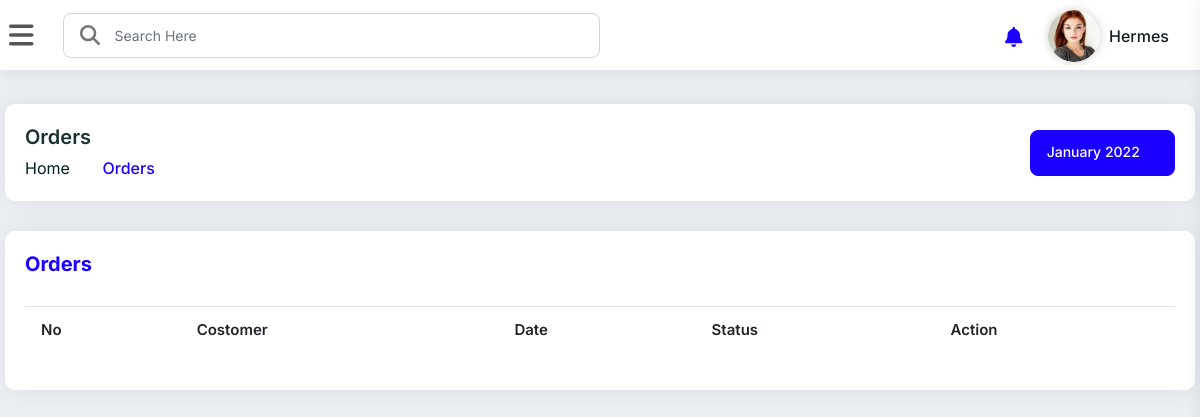
The app's page /orders (signed in), older data.
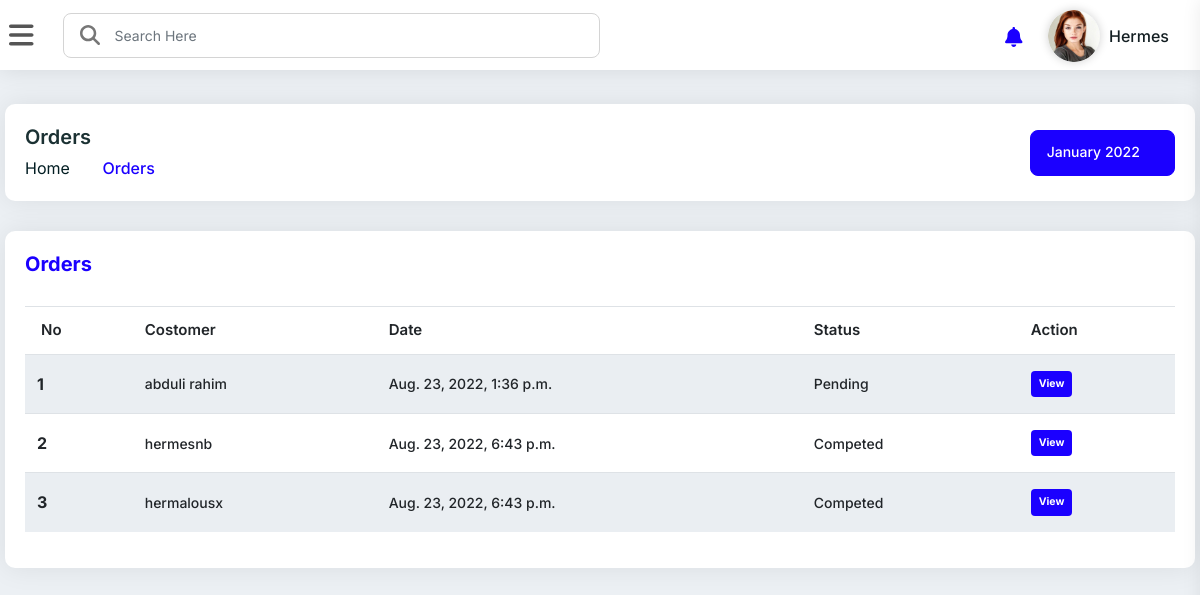
The same page, newer data.
### mainapp/models.py (models this page shows, shortened)
class User(AbstractUser):
    full_name = models.CharField(max_length=200, null=True, blank=True)
    phone = models.CharField(max_length=12, blank=True)
    user_Lists = (("S", "Seller"), ("B", "Buyer"), ("D", "Delivery Person"))
    type_Of_User = models.CharField(
        max_length=10, choices=user_Lists, blank=True)
    email = models.EmailField(unique=True)
    profile_pic = models.ImageField(
        _("Profile Picture"), upload_to="profiles", default="profiles/profile-photo.jpg")
    USERNAME_FIELD = 'email'
    REQUIRED_FIELDS = ['username']
    class Meta:
        db_table = 'Users'
        verbose_name = "USER"
        verbose_name_plural = "USERS"

class Order(models.Model):
    id = models.AutoField(
        primary_key=True, auto_created=True, verbose_name="Order ID", unique=True)
    buyer_id = models.ForeignKey(
        'Buyer', verbose_name='Buyer ID', null=True, on_delete=models.CASCADE)
    shop = models.ForeignKey(
        'Shops', verbose_name='Shop ID', null=True, on_delete=models.SET_NULL)
    created_date = models.DateTimeField(auto_now=True)
    completed = models.BooleanField(default=False)
    class Meta:
        db_table = 'orders'
        verbose_name = "ORDER"
        verbose_name_plural = "ORDERS"

class Buyer(models.Model):
    user_id = models.ForeignKey(
        User, on_delete=models.CASCADE, verbose_name="USER ID")
    id = models.AutoField(
        primary_key=True, auto_created=True, verbose_name="BUYER ID")
    buyer_name = models.CharField(max_length=200, null=True, blank=True)
    contact = models.CharField(max_length=12, null=True, blank=True)
    longitude = models.CharField(max_length=200, null=True, blank=True)
    latitude = models.CharField(max_length=200, null=True, blank=True)
    address = models.CharField(max_length=200, null=True, blank=True)
    created_Date = models.DateTimeField(
        auto_now_add=True, null=True, blank=True)
    class Meta:
        db_table = 'buyers'
        verbose_name = "BUYER"
        verbose_name_plural = "BUYERS"

### mainapp/views.py (the view)
# urls.py: path("orders", views.orders, name="orders"),
def orders(request):
    user = request.user
    shop = Shops.objects.get(seller_id__user_id = user)
    orders = enumerate(Order.objects.filter(shop=shop).order_by('completed', 'created_date'), start =1)
    print(orders)
    context = {"orders": orders}
    return render(request, "dashboard/orders.html", context)

### templates/dashboard/orders.html (shortened to what this page needs)
{% extends 'dashboard/base.html' %}
{% block content %}
<div class="page-header">
    <div class="row">
        <div class="col-md-6 col-sm-12">
            <div class="title">
                <h4>Orders</h4>
            </div>
            <nav aria-label="breadcrumb" role="navigation">
                <ol class="breadcrumb">
                    <li class="breadcrumb-item">
                        <a href="">Home</a>
                    </li>
                    <li class="breadcrumb-item active" aria-current="page">
                        Orders
                    </li>
                </ol>
            </nav>
        </div>
        <div class="col-md-6 col-sm-12 text-right">
            <div class="dropdown">
                <a
                    class="btn btn-primary dropdown-toggle"
                    href="#"
                    role="button"
                    data-toggle="dropdown"
                >
                    January 2022
                </a>
            </div>
        </div>
    </div>
</div>
					<div class="pd-20 card-box mb-30">
						<div class="clearfix mb-20">
							<div class="pull-left">
								<h4 class="text-blue h4">Orders</h4>
							</div>
						</div>
						<div class="table-responsive">
							<table class="table table-striped">
								<thead>
									<tr>
										<th scope="col">No</th>
										<th scope="col">Costomer</th>
										<th scope="col">Date</th>
										<th scope="col">Status</th>
										<th scope="col">Action</th>
									</tr>
								</thead>
								<tbody>
                                    {% for no, order in orders  %}
                                    <tr>
										<th scope="row">{{no}}</th>
										<td>{{order.buyer_id.user_id.username}}</td>
										<td>{{order.created_date}}</td>
                                         {% if order.completed %}
                                         <td>Competed</td>
                                         {% else %}
                                         <td>Pending</td>
                                         {% endif %}
										<td><span class="badge badge-primary">View</span></td>
									</tr>
                                    {% endfor %}
								</tbody>
							</table>
						</div>
					</div>
{% endblock  %}

### templates/dashboard/base.html (shortened to what this page needs)
{% load static %} {% load bootstrap_icons %}
<!DOCTYPE html>
<html>
  <head>
 <link
 rel="stylesheet"
 type="text/css"
 href="{% static 'css/custom/style2.css' %}"
/>
 <link rel="stylesheet" type="text/css" href="{% static 'vendors/styles/core.css' %}" />
 <link
   rel="stylesheet"
   type="text/css"
   href="{% static 'vendors/styles/icon-font.min.css'%}"
 />
 <link
   rel="stylesheet"
   type="text/css"
   href="{% static 'src/plugins/datatables/css/dataTables.bootstrap4.min.css'%}"
 />
 <link
   rel="stylesheet"
   type="text/css"
   href="{% static 'src/plugins/datatables/css/responsive.bootstrap4.min.css'%}"
 />
 <link rel="stylesheet" type="text/css" href="{% static 'vendors/styles/style.css'%}" />
 <link
 rel="stylesheet"
 type="text/css"
 href="{% static 'src/plugins/jquery-steps/jquery.steps.css' %}"
/>
<link rel="stylesheet" type="text/css" href="{% static 'vendors/styles/style.css' %}" />
<link
rel="stylesheet"
type="text/css"
href="{% static 'src/plugins/switchery/switchery.min.css' %}"
/>
    <head>
    <link rel="stylesheet" href="{% static 'snippets/image-uploader/jquery.imagesloader.css' %}">
    </head>
  </head>
  {% load humanize %}
  <body>
    <div class="header">
      <div class="header-left">
        <div class="menu-icon" data-toggle="left-side-bar"><i class="fa-solid fa-bars"></i></div>
        <div class="header-search">
          <form>
            <div class="form-group mb-0">
              <i class="search-icon fa-solid fa-magnifying-glass"></i>
              <input
                type="text"
                class="form-control search-input"
                placeholder="Search Here"
              />
            </div>
          </form>
        </div>
      </div>
      <div class="header-right">
        <div class="dashboard-setting user-notification">
          <div class="dropdown">
            <a
              class="dropdown-toggle no-arrow"
              href="javascript:;"
              data-toggle=""
            >
              <i class="icon-copy text-primary fa-2 dw dw-chat4"></i>
            </a>
          </div>
        </div>
        <div class="dashboard-setting user-notification">
          <div class="dropdown">
            <a
              class="dropdown-toggle no-arrow"
              href="javascript:;"
              data-toggle="right-sidebar"
            >
            <i class="text-primary icon-copy dw dw-settings2"></i>
            </a>
          </div>
        </div>
        <div class="user-notification">
          <div class="dropdown">
            <a
              class="dropdown-toggle no-arrow"
              href="#"
              role="button"
              data-toggle="dropdown"
            >
              <i class="text-primary fa-solid fa-bell"></i>
            </a>
          </div>
        </div>
        <div class="user-info-dropdown">
          <div class="dropdown">
            <a
              class="dropdown-toggle"
              href="#"
              role="button"
              data-toggle="dropdown"
            >
            {% if user.is_authenticated %}
            <span class="user-icon">
              <img src="{{request.user.profile_pic.url}}" alt="" />
            </span>
            <span class="user-name text-capitalize">{{request.user.username}}</span>
            {% else %}
            <span class="user-name">Login</span>
            {% endif %}
            </a>
          </div>
        </div>
      </div>
    </div>
    <div class="main-container">{% block content %} {% endblock %}</div>
  </body>
</html>

Row changes from the older to the newer data that the page shows:
added Order: no "1", buyer_id.user_id.username "abduli rahim", created_date "Aug. 23, 2022, 1:36 p.m.", completed "Pending"
added Order: no "2", buyer_id.user_id.username "hermesnb", created_date "Aug. 23, 2022, 6:43 p.m.", completed "Competed"
added Order: no "3", buyer_id.user_id.username "hermalousx", created_date "Aug. 23, 2022, 6:43 p.m.", completed "Competed"
